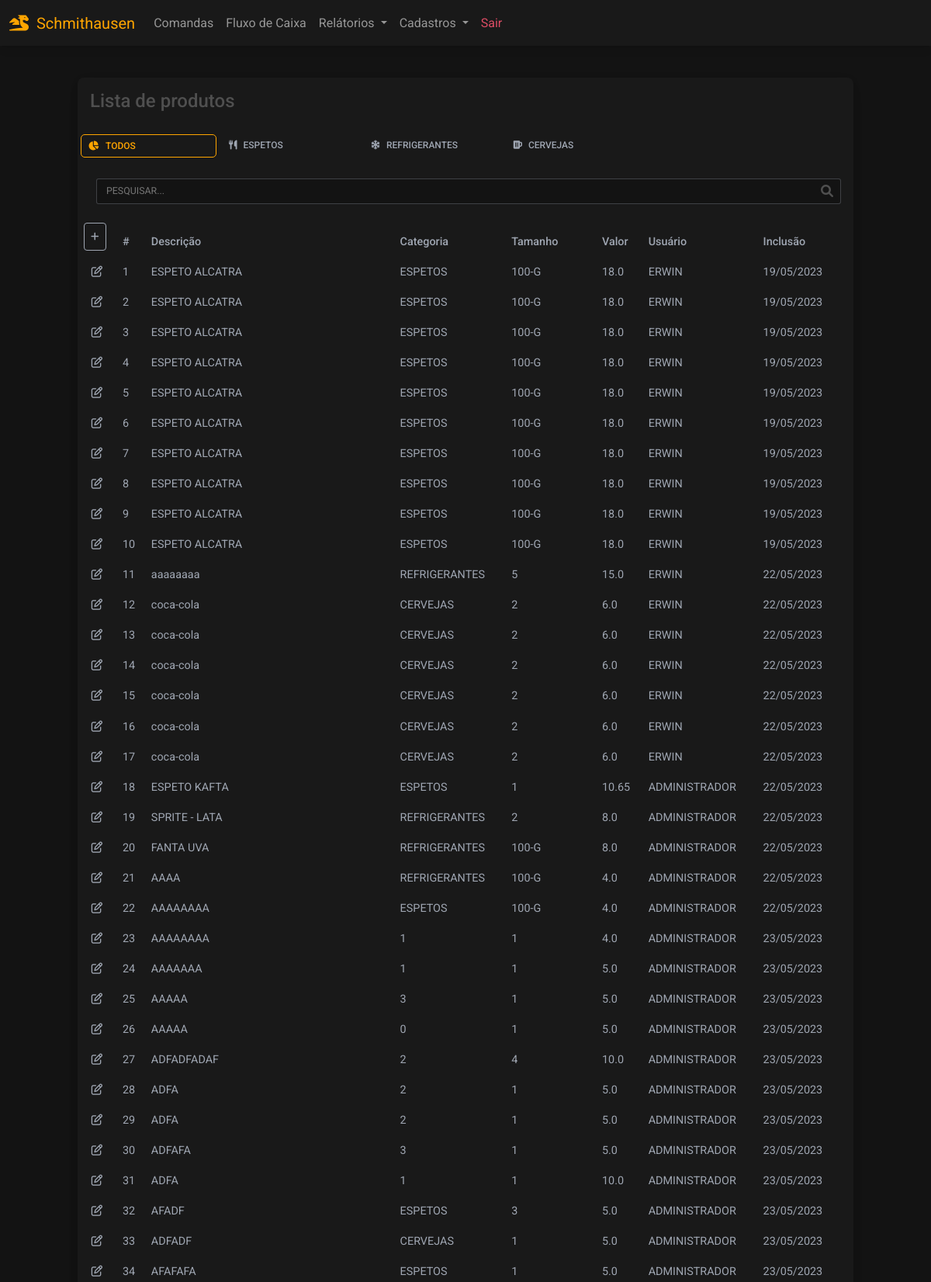
Page /produtos (signed in, upper part) on the committed database.
### website/models.py (models this page shows)
class Produto(db.Model):
    id = db.Column(db.Integer, primary_key=True)
    categoria = db.Column(db.String(150))
    descricao = db.Column(db.String(150))
    tamanho = db.Column(db.String(150))
    valor = db.Column(db.Float)
    data_criacao = db.Column(db.DateTime(timezone=True), default=func.now())
    criador = db.Column(db.Integer, db.ForeignKey('user.id'))

class User(db.Model, UserMixin):
    id = db.Column(db.Integer, primary_key=True)
    email = db.Column(db.String(150), unique=True)
    password = db.Column(db.String(150))
    first_name = db.Column(db.String(150))
    produtos = db.relationship('Produto',backref='produto')

### website/views.py (the view)
@views.route('/produtos', methods=['GET','POST'])
@login_required
def produtos():
    produtos = Produto.query.all()
    criador = User.query.filter_by(id=current_user.id).first()
    myData = db.session.query(Produto)\
        .join(User, User.id == Produto.criador)\
            .with_entities(
                User.first_name,
                Produto.id,
                Produto.descricao,
                Produto.categoria,
                Produto.tamanho,
                Produto.valor,
                Produto.data_criacao
                ).all()
    return render_template("produtos_listar.html",
        user=current_user,
        data=data,
        produtos=myData)

### website/__init__.py (called while the page is built)
def create_app():
    app = Flask(__name__)
    app.config['SECRET_KEY'] = 'hjshjhdjah kjshkjdhjs'
    app.config['SQLALCHEMY_DATABASE_URI'] = f'sqlite:///{DB_NAME}'
    db.init_app(app)
    from .views import views
    from .auth import auth
    app.register_blueprint(views, url_prefix='/')
    app.register_blueprint(auth, url_prefix='/')
    from .models import User, Cliente, Produto
    with app.app_context():
        db.create_all()
    login_manager = LoginManager()
    login_manager.login_view = 'auth.login'
    login_manager.login_message = u"FAVOR EFETUAR LOGIN!"
    login_manager.init_app(app)
    @login_manager.user_loader
    def load_user(id):
        return User.query.get(int(id))
    return app

### website/templates/produtos_listar.html (shortened to what this page needs)
{% extends "base.html" %}
{% block content %}
<div class="container-fluid" style="min-height:100vh;padding-top:100px">
<div class="table-responsive w-100 card bg-dark larg-max m-auto" style="padding-bottom: 40px">
        <table  class="table table-borderless table-sm bg-dark text-secondary">
        <thead>
        <tr>
            <p class="h4 p-3">Lista de produtos</p>
        </tr>
        <tr>
<ul class="nav nav-tabs mb-3 bg-dark">
  <li class="p-1 nav-item bg-dark" >
    <a class="nav-link active p-2" data-mdb-toggle="tab" role="button"
      aria-selected="true" style="min-width:175px"><i class="fas fa-chart-pie fa-fw me-2 me-2"></i>TODOS</a>
  </li>
  <li class="p-1 nav-item bg-dark" >
    <a class="nav-link p-2" data-mdb-toggle="tab" role="button"
      aria-selected="false" style="min-width:175px"><i class="fa-solid fa-utensils me-2"></i>ESPETOS</a>
  </li>
  <li class="p-1 nav-item bg-dark">
    <a class="nav-link bg-dark p-2" data-mdb-toggle="tab" role="button"
      aria-selected="false" style="min-width:175px"><i class="fa-solid fa-snowflake me-2"></i>REFRIGERANTES</a>
  </li>
  <li class="p-1 nav-item bg-dark">
    <a class="nav-link bg-dark p-2" data-mdb-toggle="tab" role="button"
      aria-selected="false" style="min-width:175px"><i class="fa-solid fa-beer-mug-empty me-2"></i>CERVEJAS</a>
  </li>
</ul>
        </tr>
        <tr>
                 <div class="p-3 pt-0">
                		<div class="form-outline mt-2 ps-2"
                		style="margin-bottom: 0!important;padding-bottom: 0!important;">
                		<input type="text"
                		style="text-transform:uppercase"
                		id="inputPesquisarProdutos"
                		class="myInputs form-control-sm"
                		placeholder="Pesquisar..."
                		/>
                		</div>
                </div>
        </tr>
        <tr>
                    <th class="text-nowrap" scope="col">
                    <a href="/produtos_cadastrar" class="p-2 btn btn-sm btn-outline-light">
                    <i class="fa-solid fa-plus"></i>
                    </a>
                    </th>
                    <th class="text-nowrap" scope="col">#</th>
                    <th class="text-nowrap" scope="col" style="min-width: 280px;">Descrição</th>
                    <th class="text-nowrap" scope="col">Categoria</th>
                    <th class="text-nowrap" scope="col">Tamanho</th>
                    <th class="text-nowrap" scope="col">Valor</th>
                    <th class="text-nowrap" scope="col">Usuário</th>
                    <th class="text-nowrap" scope="col">Inclusão</th>
                    <th class="text-nowrap" scope="col"></th>
        </tr>
        </thead>
                    <tbody id="tb-produtos">
                    {% for i in produtos %}
                    <tr>
                        <td class="text-center" style="width: 50px">
                            <a role="button" class="text-secondary" href="/produtos_atualizar/{{ i.id }}">
                                <i class="fa-regular fa-pen-to-square"></i>
                            </a>
                        </td>
                        <td class="text-nowrap" scope="row"> {{ i.id }} </td>
                        <td class="text-nowrap" scope="row"> {{ i.descricao }} </td>
                        <td class="text-nowrap" scope="row"> {{ i.categoria }} </td>
                        <td class="text-nowrap" scope="row"> {{ i.tamanho }} </td>
                        <td class="text-nowrap" scope="row"> {{ i.valor }} </td>
                        <td class="text-nowrap" scope="row"> {{ i.first_name.split()[0] }} </td>
                        <td class="text-nowrap" scope="row"> {{ i.data_criacao.strftime('%d/%m/%Y') }} </td>
                    </tr>
                    {% endfor %}
                    </tbody>
        </table>
</div>
</div>
{% endblock %}

### website/static/css/base.css (style rules this page uses)
:root { --color-orange: orange; --color-primary: #3B71CA; --color-secondary: #9FA6B2; --color-success: #14A44D; --color-danger: #DC4C64; --color-warning: #E4A11B; --color-info: #54B4D3; --color-ligth:#FBFBFB; --color-dark-ligth: #131313; --color-dark:#191919; }
.nav-tabs .nav-link, .nav-tabs .nav-link { background-color: var(--color-dark); color: var(--color-secondary); }
.nav-tabs .nav-item .nav-link.active { color: var(--color-orange);!important; background-color: var(--color-dark); border-color: var(--color-orange); border: 1px solid var(--color-orange); border-radius: 5px; }
.bg-dark { background-color: var(--color-dark)!important; }
.btn-outline-light { border: 1px solid var(--color-secondary); color: var(--color-secondary); }
.myInputs { width: 100%; border: 1px solid #9FA6B250; background-color: var(--color-dark-ligth); color: var(--color-ligth); padding: 0.35rem; padding-left: 0.75rem; border-radius: 3px; }
.larg-max { max-width: 1000px!important; }
.dark-ligth { background-color: var(--color-dark-ligth); }
.form-outline { margin-bottom: 35px!important; }

### rows in the picture
Produto: id "1", descricao "ESPETO ALCATRA", categoria "ESPETOS", tamanho "100-G", valor "18.0", first_name "ERWIN", data_criacao "19/05/2023"
Produto: id "2", descricao "ESPETO ALCATRA", categoria "ESPETOS", tamanho "100-G", valor "18.0", first_name "ERWIN", data_criacao "19/05/2023"
Produto: id "3", descricao "ESPETO ALCATRA", categoria "ESPETOS", tamanho "100-G", valor "18.0", first_name "ERWIN", data_criacao "19/05/2023"
Produto: id "4", descricao "ESPETO ALCATRA", categoria "ESPETOS", tamanho "100-G", valor "18.0", first_name "ERWIN", data_criacao "19/05/2023"
Produto: id "5", descricao "ESPETO ALCATRA", categoria "ESPETOS", tamanho "100-G", valor "18.0", first_name "ERWIN", data_criacao "19/05/2023"
Produto: id "6", descricao "ESPETO ALCATRA", categoria "ESPETOS", tamanho "100-G", valor "18.0", first_name "ERWIN", data_criacao "19/05/2023"
Produto: id "7", descricao "ESPETO ALCATRA", categoria "ESPETOS", tamanho "100-G", valor "18.0", first_name "ERWIN", data_criacao "19/05/2023"
Produto: id "8", descricao "ESPETO ALCATRA", categoria "ESPETOS", tamanho "100-G", valor "18.0", first_name "ERWIN", data_criacao "19/05/2023"
Produto: id "9", descricao "ESPETO ALCATRA", categoria "ESPETOS", tamanho "100-G", valor "18.0", first_name "ERWIN", data_criacao "19/05/2023"
Produto: id "10", descricao "ESPETO ALCATRA", categoria "ESPETOS", tamanho "100-G", valor "18.0", first_name "ERWIN", data_criacao "19/05/2023"
Produto: id "11", descricao "aaaaaaaa", categoria "REFRIGERANTES", tamanho "5", valor "15.0", first_name "ERWIN", data_criacao "22/05/2023"
Produto: id "12", descricao "coca-cola", categoria "CERVEJAS", tamanho "2", valor "6.0", first_name "ERWIN", data_criacao "22/05/2023"
Produto: id "13", descricao "coca-cola", categoria "CERVEJAS", tamanho "2", valor "6.0", first_name "ERWIN", data_criacao "22/05/2023"
Produto: id "14", descricao "coca-cola", categoria "CERVEJAS", tamanho "2", valor "6.0", first_name "ERWIN", data_criacao "22/05/2023"
Produto: id "15", descricao "coca-cola", categoria "CERVEJAS", tamanho "2", valor "6.0", first_name "ERWIN", data_criacao "22/05/2023"
Produto: id "16", descricao "coca-cola", categoria "CERVEJAS", tamanho "2", valor "6.0", first_name "ERWIN", data_criacao "22/05/2023"
Produto: id "17", descricao "coca-cola", categoria "CERVEJAS", tamanho "2", valor "6.0", first_name "ERWIN", data_criacao "22/05/2023"
Produto: id "18", descricao "ESPETO KAFTA", categoria "ESPETOS", tamanho "1", valor "10.65", first_name "ADMINISTRADOR", data_criacao "22/05/2023"
Produto: id "19", descricao "SPRITE - LATA", categoria "REFRIGERANTES", tamanho "2", valor "8.0", first_name "ADMINISTRADOR", data_criacao "22/05/2023"
Produto: id "20", descricao "FANTA UVA", categoria "REFRIGERANTES", tamanho "100-G", valor "8.0", first_name "ADMINISTRADOR", data_criacao "22/05/2023"
Produto: id "21", descricao "AAAA", categoria "REFRIGERANTES", tamanho "100-G", valor "4.0", first_name "ADMINISTRADOR", data_criacao "22/05/2023"
Produto: id "22", descricao "AAAAAAAA", categoria "ESPETOS", tamanho "100-G", valor "4.0", first_name "ADMINISTRADOR", data_criacao "22/05/2023"
Produto: id "23", descricao "AAAAAAAA", categoria "1", tamanho "1", valor "4.0", first_name "ADMINISTRADOR", data_criacao "23/05/2023"
Produto: id "24", descricao "AAAAAAA", categoria "1", tamanho "1", valor "5.0", first_name "ADMINISTRADOR", data_criacao "23/05/2023"
Produto: id "25", descricao "AAAAA", categoria "3", tamanho "1", valor "5.0", first_name "ADMINISTRADOR", data_criacao "23/05/2023"
Produto: id "26", descricao "AAAAA", categoria "0", tamanho "1", valor "5.0", first_name "ADMINISTRADOR", data_criacao "23/05/2023"
Produto: id "27", descricao "ADFADFADAF", categoria "2", tamanho "4", valor "10.0", first_name "ADMINISTRADOR", data_criacao "23/05/2023"
Produto: id "28", descricao "ADFA", categoria "2", tamanho "1", valor "5.0", first_name "ADMINISTRADOR", data_criacao "23/05/2023"
Produto: id "29", descricao "ADFA", categoria "2", tamanho "1", valor "5.0", first_name "ADMINISTRADOR", data_criacao "23/05/2023"
Produto: id "30", descricao "ADFAFA", categoria "3", tamanho "1", valor "5.0", first_name "ADMINISTRADOR", data_criacao "23/05/2023"
Produto: id "31", descricao "ADFA", categoria "1", tamanho "1", valor "10.0", first_name "ADMINISTRADOR", data_criacao "23/05/2023"
Produto: id "32", descricao "AFADF", categoria "ESPETOS", tamanho "3", valor "5.0", first_name "ADMINISTRADOR", data_criacao "23/05/2023"
Produto: id "33", descricao "ADFADF", categoria "CERVEJAS", tamanho "1", valor "5.0", first_name "ADMINISTRADOR", data_criacao "23/05/2023"
Produto: id "34", descricao "AFAFAFA", categoria "ESPETOS", tamanho "1", valor "5.0", first_name "ADMINISTRADOR", data_criacao "23/05/2023"
